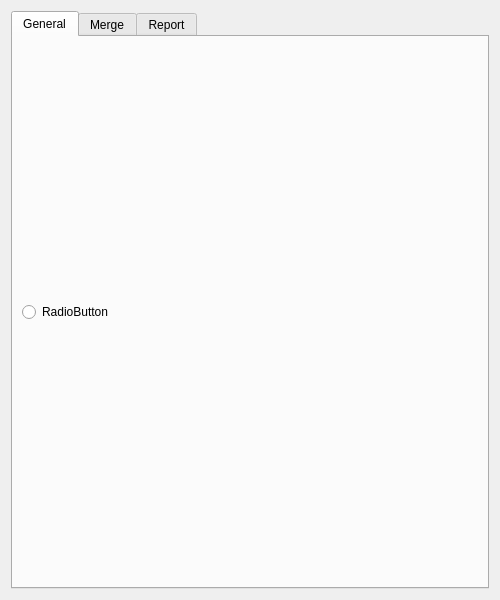
<?xml version="1.0" encoding="UTF-8"?>
<ui version="4.0">
 <class>Dialog</class>
 <widget class="QDialog" name="Dialog">
  <property name="geometry">
   <rect>
    <x>0</x>
    <y>0</y>
    <width>500</width>
    <height>600</height>
   </rect>
  </property>
  <property name="windowTitle">
   <string>Settings</string>
  </property>
  <layout class="QVBoxLayout" name="verticalLayout">
   <item>
    <widget class="QTabWidget" name="tabWidget">
     <property name="currentIndex">
      <number>0</number>
     </property>
     <widget class="QWidget" name="tabGeneral">
      <attribute name="title">
       <string>General</string>
      </attribute>
      <layout class="QVBoxLayout" name="verticalLayout_3">
       <item>
        <widget class="QRadioButton" name="radioButton">
         <property name="text">
          <string>RadioButton</string>
         </property>
        </widget>
       </item>
      </layout>
     </widget>
     <widget class="QWidget" name="tabMerge">
      <attribute name="title">
       <string>Merge</string>
      </attribute>
      <layout class="QVBoxLayout" name="verticalLayout_4"/>
     </widget>
     <widget class="QWidget" name="tabReport">
      <attribute name="title">
       <string>Report</string>
      </attribute>
      <layout class="QVBoxLayout" name="verticalLayout_5"/>
     </widget>
    </widget>
   </item>
  </layout>
 </widget>
 <resources/>
 <connections/>
</ui>
